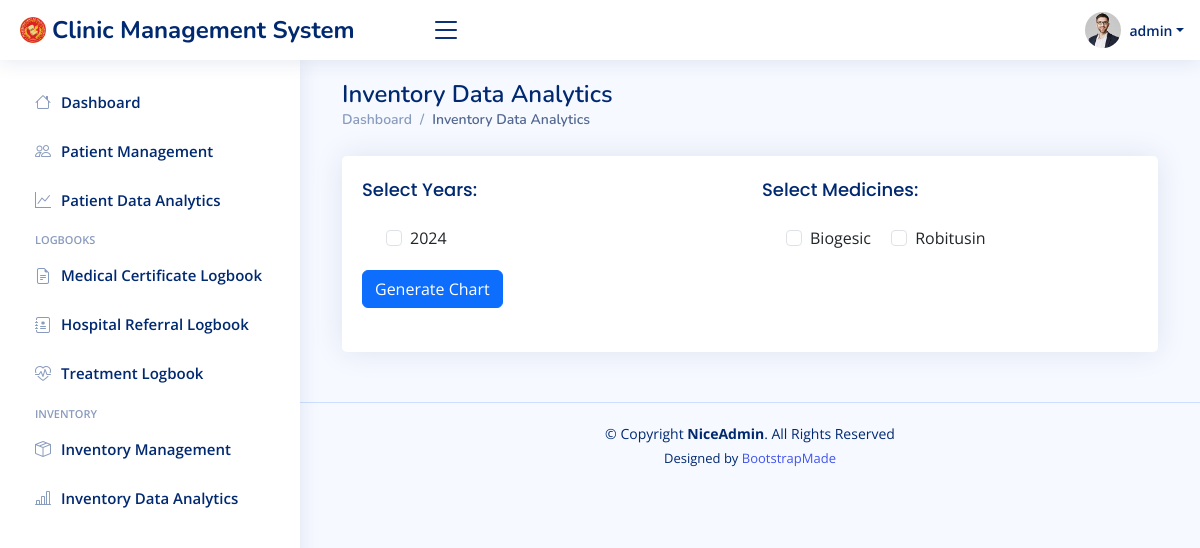
The page /chart/ (signed in) on the database as committed earlier.
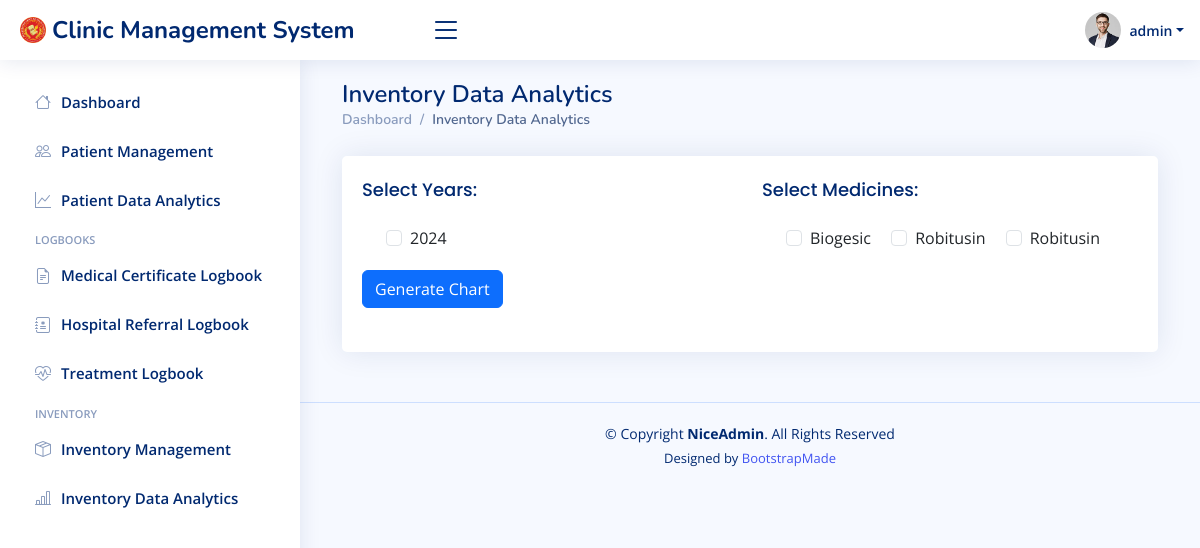
The same page on the database as committed later.
### cms/models.py (models this page shows, shortened)
class Stock(models.Model):
    created_at = models.DateTimeField(auto_now_add=True)
    updated_at = models.DateTimeField(auto_now=True)
    medicine = models.ForeignKey("Medicine", on_delete=models.RESTRICT)
    stock_quantity = models.PositiveIntegerField(default=0)
    choices = [
        ("box", "Box"),
        ("piece", "Piece"),
    ]
    unit = models.CharField(max_length=5, choices=choices)
    quantity_per_unit = models.PositiveIntegerField(default=1)
    expiration_date = models.DateField()
    initial_stocks = models.PositiveIntegerField(blank=True, null=True)
    current_stock = models.PositiveIntegerField(blank=True, null=True)
    provider = models.CharField(max_length=100, blank=True, null=True)
    provider_updated = models.CharField(max_length=100, blank=True)
    disposed = models.BooleanField(default=False)

### cms/views.py (the view, shortened to what this page needs)
# urls.py: path('chart/', views.chart_view, name="chart"),
@login_required(login_url="Login")
def chart_view(request):
    selected_years = request.GET.getlist('years')
    selected_medicines = request.GET.getlist('medicines')
    years = [int(year) for year in selected_years]
    data = []
    if request.headers.get('x-requested-with') == 'XMLHttpRequest':
        return JsonResponse(data, safe=False)
    medicines = Stock.objects.values('id', 'medicine__brand_name').distinct()
    years = Stock.objects.dates('created_at', 'year').distinct()
    return render(request, 'cms/chart.html', {
        'medicines': medicines,
        'years': years
    })

### cms/templates/cms/chart.html (shortened to what this page needs)
{% extends "cms/base.html" %}
{% block content %}
<div class="container">
  <div class="row">
    <div class="pagetitle">
      <h1>Inventory Data Analytics</h1>
      <nav>
        <ol class="breadcrumb">
          <li class="breadcrumb-item"><a href="{% url 'Dashboard'%}">Dashboard</a></li>
          <li class="breadcrumb-item active">Inventory Data Analytics</li>
        </ol>
      </nav>
    </div>
    <div class="col-lg-12">
      <div class="card">
        <div class="card-body">
          <form id="filter-form" class="mb-4">
            <div class="row">
              <div class="col-md-6">
                <label class="form-label card-title">Select Years:</label>
                <div class="form-check">
                  {% for year in years %}
                    <div class="form-check form-check-inline">
                      <input class="form-check-input" type="checkbox" name="years" value="{{ year.year }}" id="year-{{ year.year }}">
                      <label class="form-check-label" for="year-{{ year.year }}">{{ year.year }}</label>
                    </div>
                  {% endfor %}
                </div>
              </div>
              <div class="col-md-6">
                <label class="form-label card-title">Select Medicines:</label>
                <div class="form-check">
                  {% for medicine in medicines %}
                    <div class="form-check form-check-inline">
                      <input class="form-check-input" type="checkbox" name="medicines" value="{{ medicine.id }}" id="medicine-{{ medicine.id }}">
                      <label class="form-check-label" for="medicine-{{ medicine.id }}">{{ medicine.medicine__brand_name }}</label>
                    </div>
                  {% endfor %}
                </div>
              </div>
            </div>
            <button type="submit" class="btn btn-primary mt-3">Generate Chart</button>
          </form>
        </div>
      </div>
    </div>
  </div>
</div>
{% endblock content %}

Rows that differ between the two databases and show on the page:
added Stock: medicine__brand_name "Robitusin"
